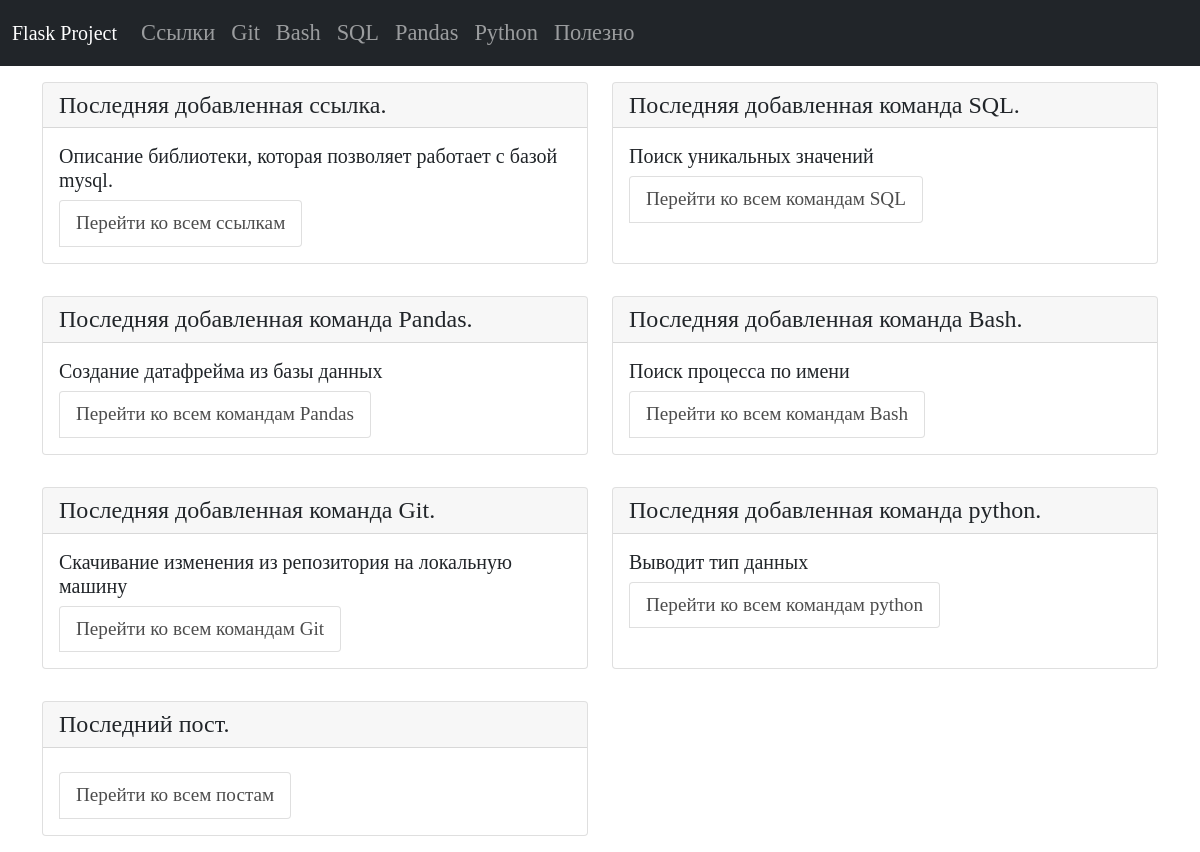
Before: / with the older database file.
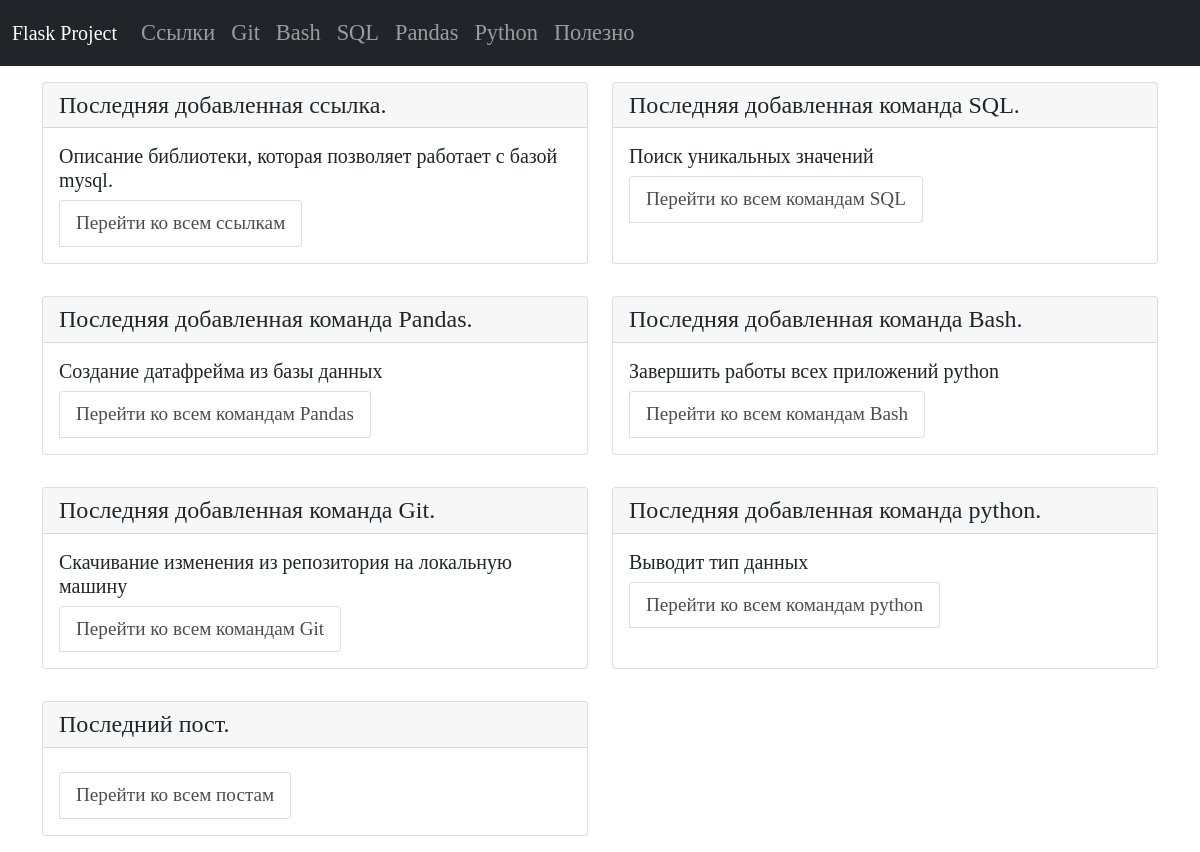
After: the same page with the newer database file.
### tables this page shows
CREATE TABLE "bash" (
    bash_id INTEGER PRIMARY KEY AUTOINCREMENT,
    bash_command TEXT NOT NULL,
    bash_name TEXT NOT NULL
  , bash_description TEXT);

### app.py (the view)
@app.route("/")
def index():
    conn = get_db_connection()
    last_links = conn.execute("SELECT * FROM links ORDER BY 1 DESC").fetchone()
    last_git = conn.execute("SELECT * FROM git ORDER BY 1 DESC").fetchone()
    last_pandas = conn.execute("SELECT * FROM pandas ORDER BY 1 DESC").fetchone()
    last_sql = conn.execute("SELECT * FROM sql ORDER BY 1 DESC").fetchone()
    last_bash = conn.execute("SELECT * FROM bash ORDER BY 1 DESC").fetchone()
    last_python = conn.execute("SELECT * FROM python ORDER BY 1 DESC").fetchone()
    last_healthy = conn.execute("SELECT * FROM healthy ORDER BY 1 DESC").fetchone()
    return render_template("index.html",
                           last_links=last_links,
                           last_git=last_git,
                           last_pandas=last_pandas,
                           last_sql=last_sql,
                           last_bash=last_bash,
                           last_python=last_python,
                           last_healthy=last_healthy, )

### app.py (called while the page is built)
def get_db_connection():
    db_path = os.path.join(BASE_DIR, "database.db")
    conn = sqlite3.connect(db_path)
    conn.row_factory = sqlite3.Row
    return conn

### templates/index.html (shortened to what this page needs)
{% extends "base.html" %}
{% block content %}
{% include 'index_content.html' %}
{% endblock %}

### templates/index_content.html (shortened to what this page needs)
<div class="index">
   <div class="row">
      <div class="col-sm-6">
         <div class="card">
            <h4 class="card-header">Последняя добавленная ссылка.</h4>
            <div class="card-body">
               <h5 class="card-title">{{ last_links.links_name }}</h5>
               <ul class="list-group list-group-horizontal">
                  <li class="list-group-item">
                     <a href="{{ url_for('links_list_commands') }}">Перейти ко всем ссылкам</a>
                  </li>
               </ul>
            </div>
         </div>
      </div>
      <div class="col-sm-6">
         <div class="card">
            <h4 class="card-header">Последняя добавленная команда SQL.</h4>
            <div class="card-body">
               <h5 class="card-title">{{ last_sql.sql_name }}</h5>
               <ul class="list-group list-group-horizontal">
                  <li class="list-group-item">
                     <a href="{{ url_for('sql_list_commands') }}">Перейти ко всем командам SQL</a>
                  </li>
               </ul>
            </div>
         </div>
      </div>
   </div>
   <div class="row">
      <div class="col-sm-6">
         <div class="card">
            <h4 class="card-header">Последняя добавленная команда Pandas.</h4>
            <div class="card-body">
               <h5 class="card-title">{{ last_pandas.pandas_name }}</h5>
               <ul class="list-group list-group-horizontal">
                  <li class="list-group-item">
                     <a href="{{ url_for('pandas_list_commands') }}">Перейти ко всем командам Pandas</a>
                  </li>
               </ul>
            </div>
         </div>
      </div>
      <div class="col-sm-6">
         <div class="card">
            <h4 class="card-header">Последняя добавленная команда Bash.</h4>
            <div class="card-body">
               <h5 class="card-title">{{ last_bash.bash_name }}</h5>
               <ul class="list-group list-group-horizontal">
                  <li class="list-group-item">
                     <a href="{{ url_for('bash_list_commands') }}">Перейти ко всем командам Bash</a>
                  </li>
               </ul>
            </div>
         </div>
      </div>
   </div>
   <div class="row">
      <div class="col-sm-6">
         <div class="card">
            <h4 class="card-header">Последняя добавленная команда Git.</h4>
            <div class="card-body">
               <h5 class="card-title">{{ last_git.git_name }}</h5>
               <ul class="list-group list-group-horizontal">
                  <li class="list-group-item">
                     <a href="{{ url_for('git_list_commands') }}">Перейти ко всем командам Git</a>
                  </li>
               </ul>
            </div>
         </div>
      </div>
      <div class="col-sm-6">
         <div class="card">
            <h4 class="card-header">Последняя добавленная команда python.</h4>
            <div class="card-body">
               <h5 class="card-title">{{ last_python.python_name }}</h5>
               <ul class="list-group list-group-horizontal">
                  <li class="list-group-item">
                     <a href="{{ url_for('python_list_commands') }}">Перейти ко всем командам python</a>
                  </li>
               </ul>
            </div>
         </div>
      </div>
   </div>
   <div class="row">
      <div class="col-sm-6">
         <div class="card">
            <h4 class="card-header">Последний пост.</h4>
            <div class="card-body">
               <ul class="list-group list-group-horizontal">
                  <li class="list-group-item">
                     <a href="{{ url_for('healthy_list_posts') }}">Перейти ко всем постам</a>
                  </li>
               </ul>
            </div>
         </div>
      </div>
   </div>
</div>

Changed rows visible on the page:
no longer on this page (row unchanged): bash: bash_name "Поиск процесса по имени"
added bash: bash_name "Завершить работы всех приложений python"
